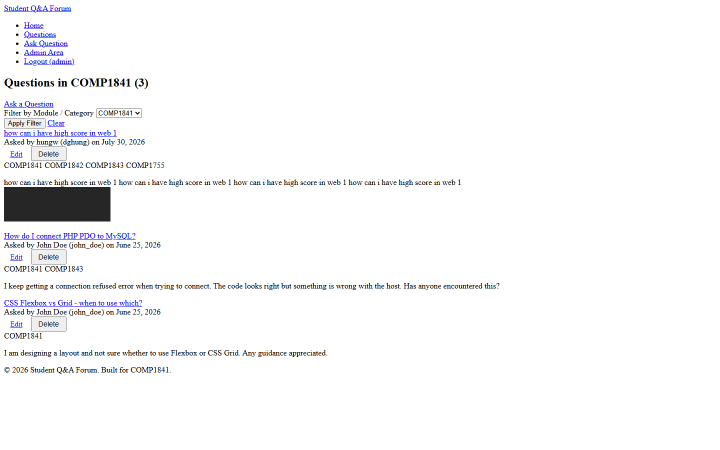
#> input picture scratch/report_assets/questions_filtered.png, 1440 x 900 px, found by its file name (shown at 1/2 size)
$ python build_assets.py
#> lines starting #> are read from the running program, lines starting #| are printed output that depends on the picture
from __future__ import annotations

import math
from pathlib import Path

from PIL import Image, ImageDraw, ImageFont, ImageOps


ROOT = Path(r"C:\xampp\htdocs\COMP1841\CourseWork\scratch\report_assets")
OUT = ROOT


def find_font(candidates, size):
    for candidate in candidates:
        path = Path(candidate)
        if path.exists():
            return ImageFont.truetype(str(path), size=size)
    return ImageFont.load_default()


FONT_REG = find_font(
    [
        r"C:\Windows\Fonts\calibri.ttf",
        r"C:\Windows\Fonts\arial.ttf",
        r"C:\Windows\Fonts\segoeui.ttf",
    ],
    24,
)
FONT_REG_22 = find_font(
    [
        r"C:\Windows\Fonts\calibri.ttf",
        r"C:\Windows\Fonts\arial.ttf",
        r"C:\Windows\Fonts\segoeui.ttf",
    ],
    22,
)
FONT_REG_18 = find_font(
    [
        r"C:\Windows\Fonts\calibri.ttf",
        r"C:\Windows\Fonts\arial.ttf",
        r"C:\Windows\Fonts\segoeui.ttf",
    ],
    18,
)
FONT_REG_16 = find_font(
    [
        r"C:\Windows\Fonts\calibri.ttf",
        r"C:\Windows\Fonts\arial.ttf",
        r"C:\Windows\Fonts\segoeui.ttf",
    ],
    16,
)
FONT_BOLD = find_font(
    [
        r"C:\Windows\Fonts\calibrib.ttf",
        r"C:\Windows\Fonts\arialbd.ttf",
        r"C:\Windows\Fonts\segoeuib.ttf",
    ],
    22,
)
FONT_BOLD_28 = find_font(
    [
        r"C:\Windows\Fonts\calibrib.ttf",
        r"C:\Windows\Fonts\arialbd.ttf",
        r"C:\Windows\Fonts\segoeuib.ttf",
    ],
    28,
)
FONT_MONO = find_font(
    [
        r"C:\Windows\Fonts\consola.ttf",
        r"C:\Windows\Fonts\cour.ttf",
    ],
    16,
)


BG = "#f6f8fb"
PANEL = "#ffffff"
BORDER = "#d7dfe8"
BLUE = "#2e74b5"
BLUE_DARK = "#1f4d78"
TEXT = "#1f2937"
MUTED = "#5b6470"
SOFT = "#e8eef5"
ACCENT = "#dbe9f7"
GREEN = "#d9efe2"
GREEN_DARK = "#1e6b46"
GOLD = "#f4ead0"
GOLD_DARK = "#7a5a00"
RED = "#f7d9d9"
RED_DARK = "#8a1f1f"


def add_panel(canvas, x, y, w, h, title, image_path=None, subtitle=None):
    draw = ImageDraw.Draw(canvas)
    draw.rounded_rectangle((x, y, x + w, y + h), radius=18, fill=PANEL, outline=BORDER, width=2)
    header_h = 44
    draw.rounded_rectangle((x, y, x + w, y + header_h), radius=18, fill=SOFT)
    draw.rectangle((x, y + header_h - 18, x + w, y + header_h), fill=SOFT)
    draw.text((x + 18, y + 10), title, fill=BLUE_DARK, font=FONT_BOLD)
    if subtitle:
        draw.text((x + w - 18 - draw.textlength(subtitle, font=FONT_REG_16), y + 13), subtitle, fill=MUTED, font=FONT_REG_16)
    if image_path:
        img = Image.open(image_path).convert("RGB")
        target = (w - 36, h - header_h - 24)
        fitted = ImageOps.contain(img, target, method=Image.Resampling.LANCZOS)
        bg = Image.new("RGB", target, "#ffffff")
        paste_x = (target[0] - fitted.width) // 2
        paste_y = (target[1] - fitted.height) // 2
        bg.paste(fitted, (paste_x, paste_y))
        # soft shadow border inside the panel
        inner_x = x + 18
        inner_y = y + header_h + 12
        canvas.paste(bg, (inner_x, inner_y))
        draw.rectangle((inner_x, inner_y, inner_x + target[0], inner_y + target[1]), outline=BORDER, width=1)
    return draw


def make_collage(name, specs):
    cols = 2
    rows = math.ceil(len(specs) / cols)
    panel_w = 760
    panel_h = 500
    gap_x = 24
    gap_y = 24
    margin = 28
    title_band = 0
    width = margin * 2 + cols * panel_w + (cols - 1) * gap_x
    height = margin * 2 + rows * panel_h + (rows - 1) * gap_y
    canvas = Image.new("RGB", (width, height + title_band), BG)
    draw = ImageDraw.Draw(canvas)
    for idx, (title, image_name, subtitle) in enumerate(specs):
        r = idx // cols
        c = idx % cols
        x = margin + c * (panel_w + gap_x)
        y = margin + r * (panel_h + gap_y)
        add_panel(canvas, x, y, panel_w, panel_h, title, ROOT / image_name, subtitle)
    canvas.save(OUT / name)


def rounded_box(draw, box, fill, outline=BLUE_DARK, width=3, radius=20):
    draw.rounded_rectangle(box, radius=radius, fill=fill, outline=outline, width=width)


# [174 lines left out: functions wrap_lines, draw_box_with_text, make_erd, make_navigation, not called in this run]


def main():
    make_collage(
        "public_workflow.png",
        [
            ("Questions filtered by module", "questions_filtered.png", "browse"),
            ("Question detail with screenshot", "question_detail.png", "view"),
            ("Ask Question form", "ask_question.png", "create"),
            ("Contact Administrator", "contact.png", "support"),
        ],
    )
#> in make_collage, `canvas = Image.new("RGB", (width, height + title_band), BG)`:
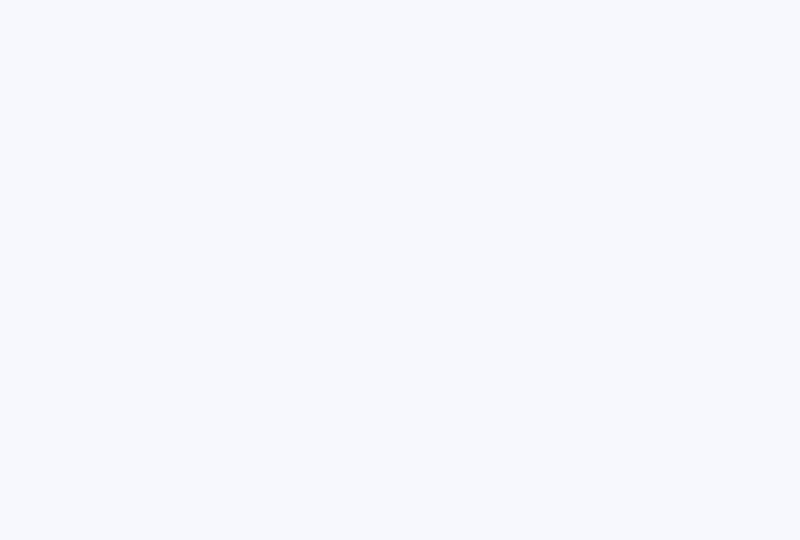
#> canvas: PIL image 1600x1080 RGB (shown at 1/2 size); mean R, G, B 246, 248, 251
#> in add_panel, img is the input picture: PIL image 1440x900 RGB; mean R, G, B 248.2, 248.2, 249.2
#> in add_panel, `fitted = ImageOps.contain(img, target, method=Image.Resampling.LANCZOS)`:
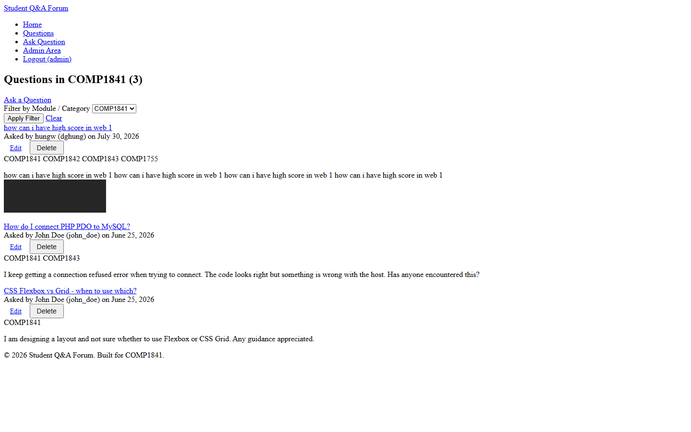
#> fitted: PIL image 691x432 RGB; mean R, G, B 247.9, 247.9, 249
#> in add_panel, `bg = Image.new("RGB", target, "#ffffff")`: bg: PIL image 724x432 RGB; every value is 255
#> in add_panel, `bg.paste(fitted, (paste_x, paste_y))`:
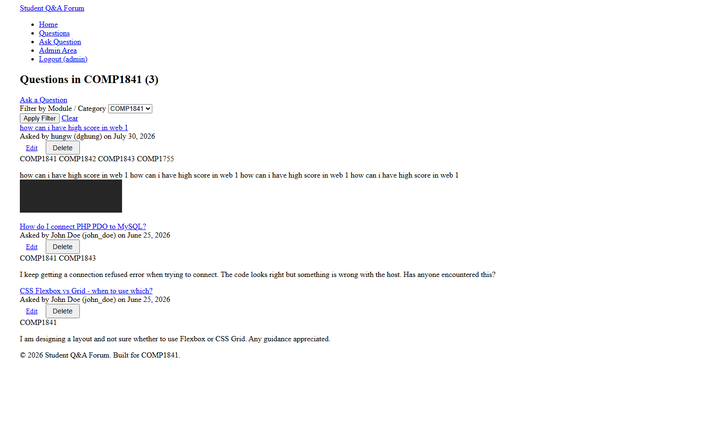
#> bg: PIL image 724x432 RGB; mean R, G, B 248.2, 248.2, 249.3
#> pass 2 of the loop in make_collage, `for idx, (title, image_name, subtitle) in enumerate(specs):`:
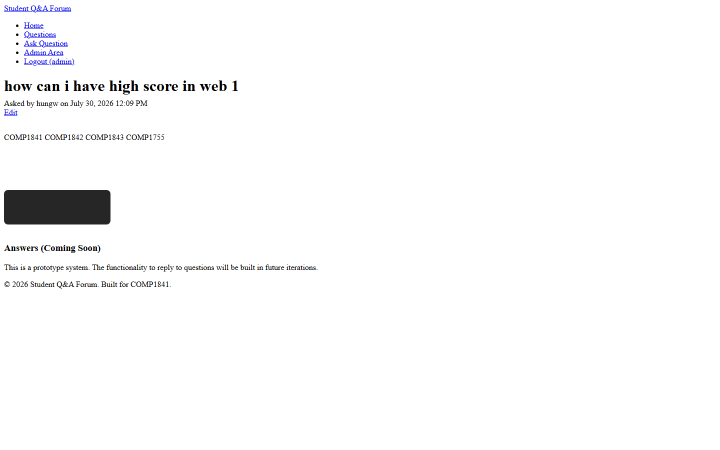
#> input picture scratch/report_assets/question_detail.png, 1440 x 900 px, found by its file name (shown at 1/2 size)
#> in add_panel, img is the input picture: PIL image 1440x900 RGB; mean R, G, B 250.4, 250.4, 250.8
#> in add_panel (call 2), `bg.paste(fitted, (paste_x, paste_y))`:
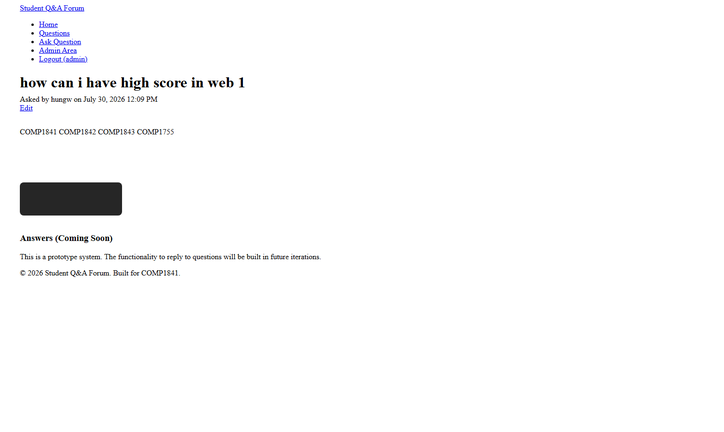
#> bg: PIL image 724x432 RGB; mean R, G, B 250.5, 250.5, 250.9
#> in add_panel (call 2), `canvas.paste(bg, (inner_x, inner_y))`:
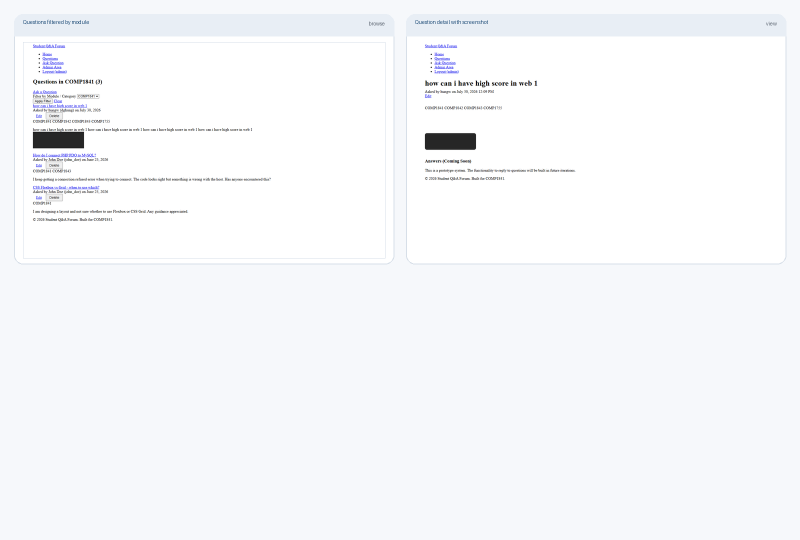
#> canvas: PIL image 1600x1080 RGB (shown at 1/2 size); mean R, G, B 246.7, 248.1, 250.4
#> pass 3 of the loop in make_collage, `for idx, (title, image_name, subtitle) in enumerate(specs):`:
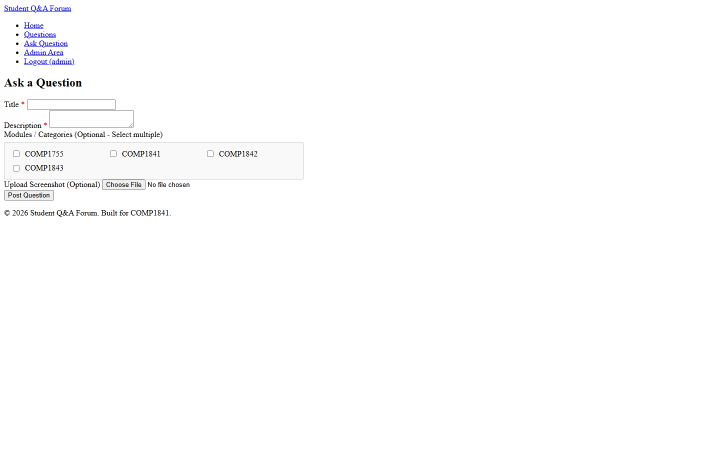
#> input picture scratch/report_assets/ask_question.png, 1440 x 900 px, found by its file name (shown at 1/2 size)
#> in add_panel, img is the input picture: PIL image 1440x900 RGB; mean R, G, B 253.1, 253.1, 253.4
#> in add_panel (call 3), `bg.paste(fitted, (paste_x, paste_y))`:
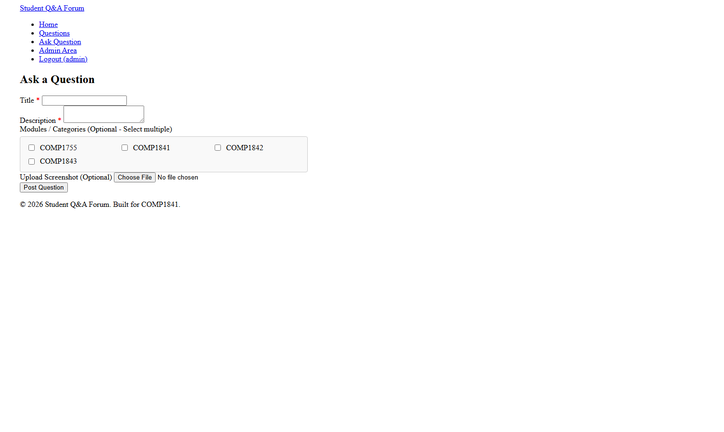
#> bg: PIL image 724x432 RGB; mean R, G, B 253.1, 253.1, 253.4
#> in add_panel (call 3), `canvas.paste(bg, (inner_x, inner_y))`:
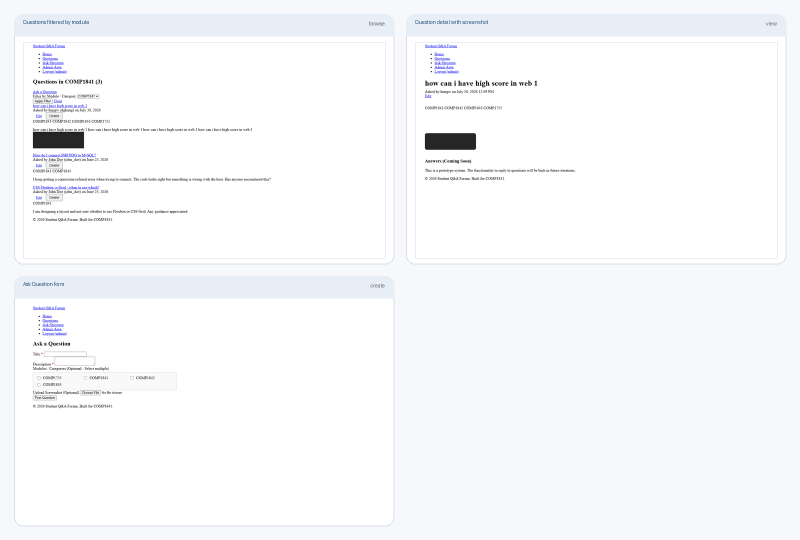
#> canvas: PIL image 1600x1080 RGB (shown at 1/2 size); mean R, G, B 247.8, 248.9, 250.7
#> the loop made 4 passes; the first 3 are shown
#> in make_collage, `canvas.save(OUT / name)`:
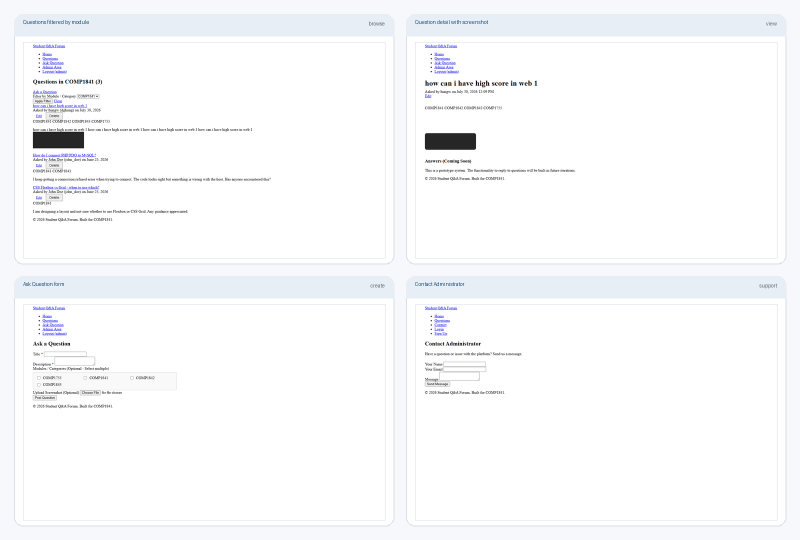
#> saved as public_workflow.png: PIL image 1600x1080 RGB (shown at 1/2 size); mean R, G, B 248.8, 249.7, 251.1
    make_collage(
        "admin_workflow.png",
        [
            ("Login screen", "login.png", "auth"),
            ("Admin dashboard", "admin_dashboard.png", "overview"),
            ("Manage users", "admin_users.png", "roles"),
            ("Manage modules", "admin_modules.png", "catalogue"),
        ],
    )
    make_erd()
    make_navigation()


if __name__ == "__main__":
#> (the run stopped early here; a loop or call above may not have finished)
